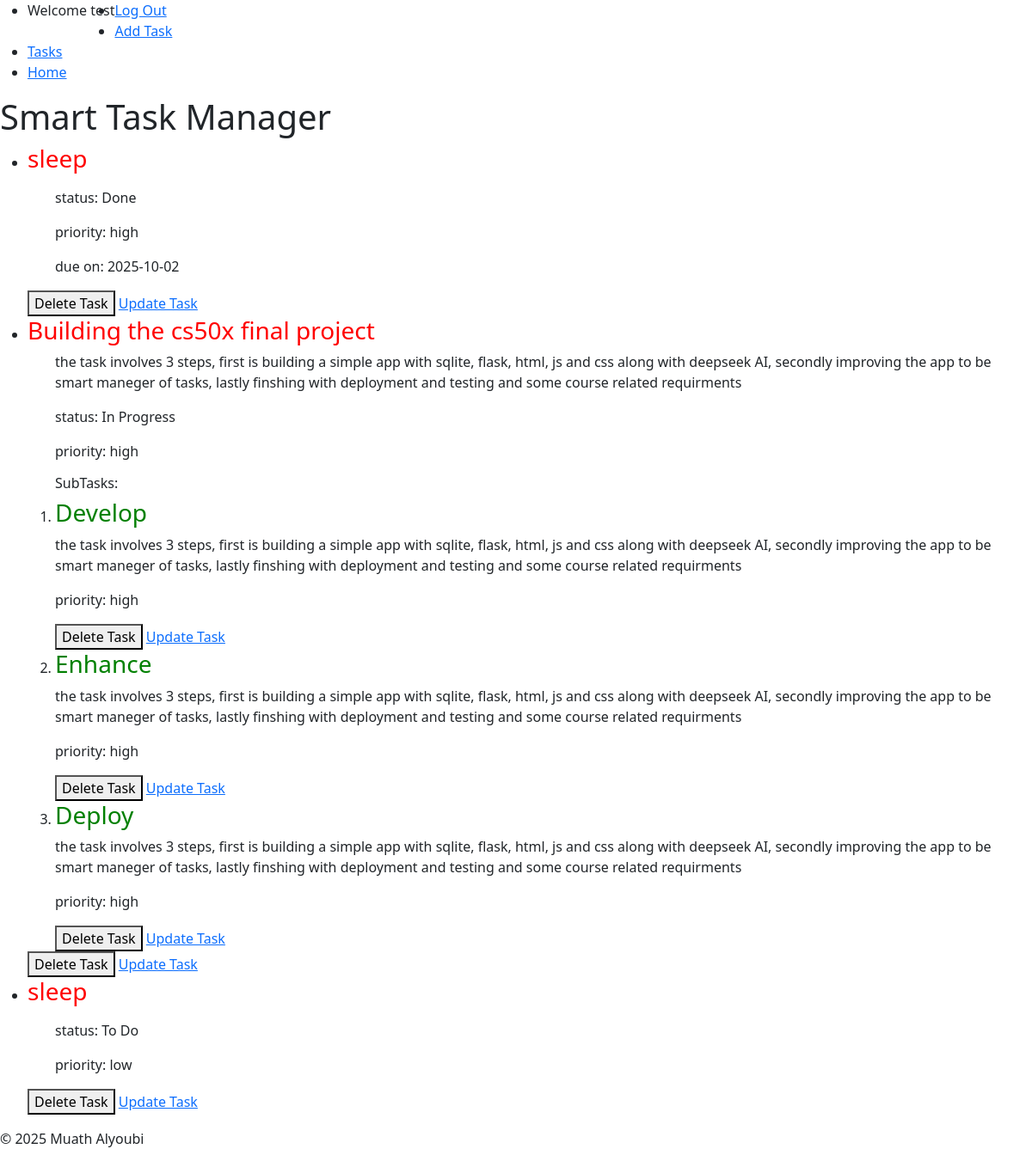
/tasks (signed in), run on an earlier commit of the app's database.
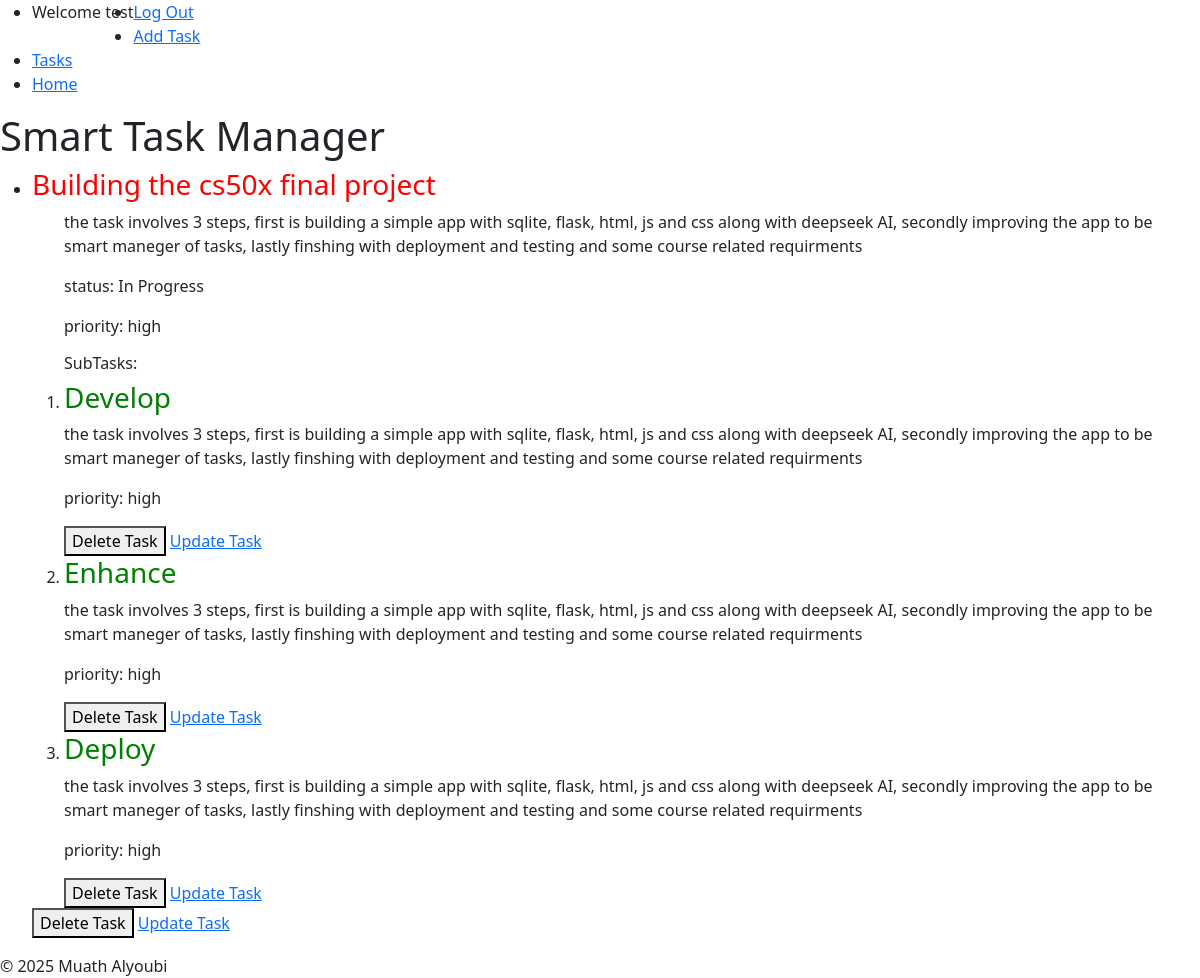
And on a later commit of the database.
### tables this page shows
CREATE TABLE tasks(
                id INTEGER PRIMARY KEY AUTOINCREMENT NOT NULL,
                title TEXT NOT NULL,
                user_id INTEGER NOT NULL,
                description TEXT,
                status TEXT NOT NULL DEFAULT 'To Do',
                created_at TIMESTAMP DEFAULT CURRENT_TIMESTAMP, 
                priority TEXT NOT NULL, 
                due_date DATE, parent_id INTEGER DEFAULT NULL,  
                FOREIGN KEY (user_id) REFERENCES users(id) ON DELETE CASCADE
                );

### app.py (the view)
@app.route("/tasks")
@login_required
def tasks():
    tasks =  get_tasks_by_user(session["user_id"])
    subtasks = get_subtasks(session["user_id"])
    return render_template("tasks.html", tasks=tasks,  subtasks=subtasks)

### db.py (called while the page is built)
def get_db():
    if "db" not in g:
        g.db = sqlite3.connect(
            DATABASE,
            detect_types=sqlite3.PARSE_DECLTYPES,
            check_same_thread=False
        )
        g.db.row_factory = sqlite3.Row
    return g.db

def get_tasks_by_user(user_id):
    db = get_db()
    return db.execute(
        """SELECT * FROM tasks WHERE user_id = ? ORDER BY
        CASE WHEN due_date IS NULL THEN 1 ELSE 0 END,
        due_date ASC,
        CASE priority
            WHEN 'high' THEN 1
            WHEN 'medium' THEN 2
            WHEN 'low' THEN 3
        END ASC;
        """,(user_id,)).fetchall()

def get_subtasks(user_id):
    db = get_db()
    return db.execute(
        "SELECT * FROM tasks WHERE user_id = ? AND parent_id IS NOT NULL ORDER BY parent_id",
        (user_id,)).fetchall()

### helpers.py (called while the page is built)
def login_required(f):
    @wraps(f)
    def decorated_function(*args, **kwargs):
        if session.get("user_id") is None:
            return redirect(url_for('login', next=request.url))
        return f(*args, **kwargs)
    return decorated_function

### templates/tasks.html (shortened to what this page needs)
{% extends "layout.html" %}
{% block body %}
    <header>
        <h1>Smart Task Manager</h1>
    </header>
    <main>
        <section id="tasks">
            <ul>
                {% for task in tasks %}
                    {% if task.parent_id is none %}
                        <li>
                            <h3 style="color: red;">{{ task.title }}</h3>
                            <ul>
                                <p>{{ task.description }}</p>
                                <p>status: {{ task.status }}</p>
                                <p>priority: {{ task.priority }}</p>
                                {% if task.due_date is not none %}
                                    <p>due on: {{ task.due_date }}</p>
                                {% endif %}
                            </ul>
                                {% set ns = namespace(printed=false) %}
                                <ol>
                                {% for sub in subtasks %}
                                    {% if sub.parent_id == task.id %}
                                        {% if not ns.printed %}
                                            <h6>SubTasks:</h6>
                                            {% set ns.printed = true %}
                                        {% endif %}
                                    <li>
                                        <h3 style="color: green;">{{ sub.title }}</h3>
                                        <p>{{ task.description }}</p>
                                        <p>priority: {{ task.priority }}</p>
                                        <button onclick="deleteTask('{{ task.id }}')" id="delete-task">Delete Task</button>
                                        <a href="{{ url_for('editTask', id=sub.id) }}" id="update-task">Update Task</a>
                                    </li>
                                    {% endif %}
                            {% endfor %}
                            </ol>
                            <button onclick="deleteTask('{{ task.id }}')" id="delete-task">Delete Task</button>
                            <a href="{{ url_for('editTask', id=task.id) }}" id="update-task">Update Task</a>
                        </li>
                    {% endif %}
                {% endfor %}
            </ul>
        </section>
    </main>
{% endblock %}

### templates/layout.html (shortened to what this page needs)
<!DOCTYPE html>
<html lang="en">
    <head>
        <link rel="stylesheet" href="{{ url_for('static', filename='css/style.css') }}">
        <link href="https://getbootstrap.com/docs/5.3/assets/css/docs.css" rel="stylesheet">
        <link href="https://cdn.jsdelivr.net/npm/bootstrap@5.3.8/dist/css/bootstrap.min.css" rel="stylesheet">
    </head>
    <body>
        <nav id="navbar">
            {% if session["username"] %}
                <ul>
                    <li style="float: left;"><p>Welcome {{ session["username"] }}</p></li>
                    <li><a href="/logout">Log Out</a></li>
                    <li><a href="/addtask">Add Task</a></li>
                    <li><a href="/tasks">Tasks</a></li>
                    <li><a href="/">Home</a></li>
                </ul>
            {% else %}
                <ul>
                    <li><a href="/login">Log In</a></li>
                    <li><a href="/register">Register</a></li>
                </ul>
            {% endif %}
        </nav>
        {% block body %}{% endblock %}
        <footer>
            &copy; 2025 Muath Alyoubi
        </footer>
    </body>
</html>

What changed in the data, as far as the page shows it:
removed tasks: title "sleep", status "Done", priority "high", due_date "2025-10-02", shown under "Smart Task Manager"
removed tasks: title "sleep", status "To Do", priority "low", shown under "Smart Task Manager"
